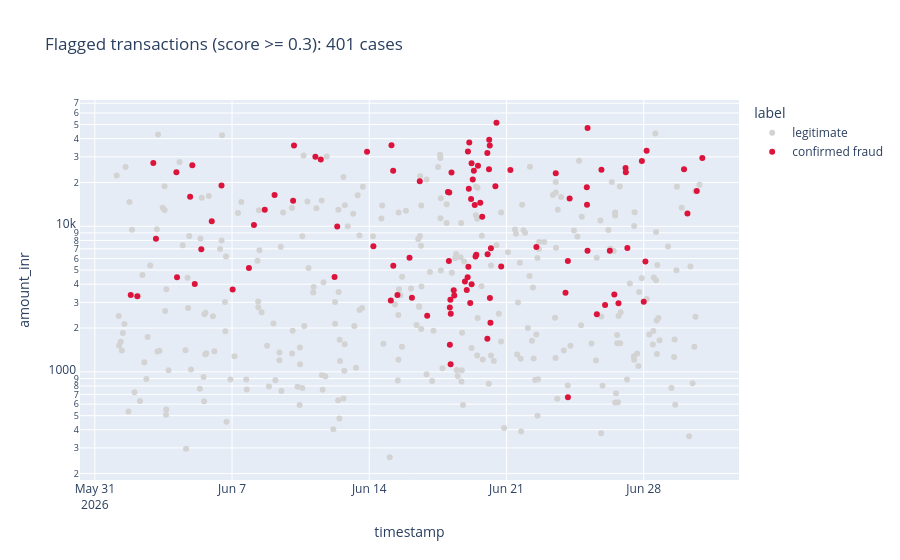
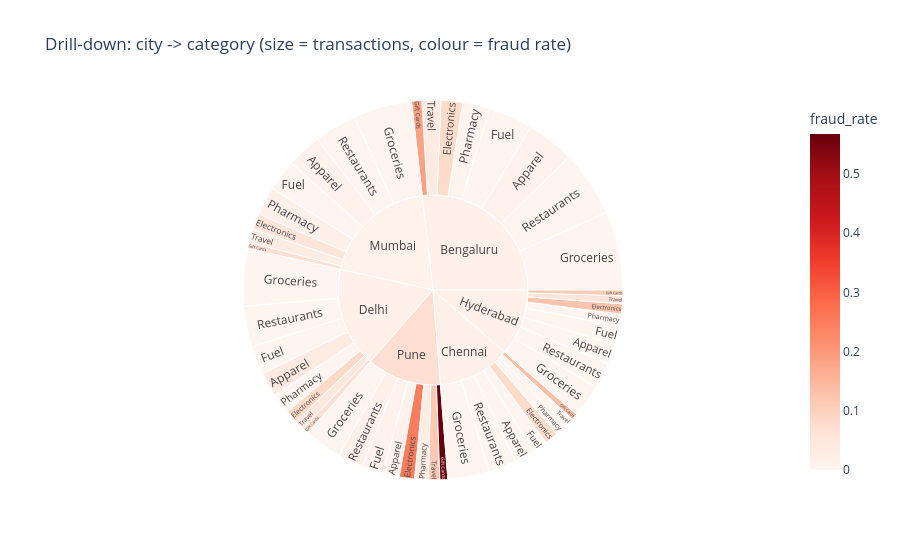

These figures' notebook cell, in order:
### Markdown cell above
## Task 5 — An Interactive Tool for the Investigators (Request #5)

**Real-world usage:** Investigators triage flagged cases themselves with zoom, filter and hover-for-details.

**Why this technique:** **Details-on-demand / tooltips** (Slides 22–23), **dynamic queries** (Slide 15) and **drill-down**
(Slide 24) — Shneiderman's mantra as an actual tool.

**TODO:**
1. Interactive scatter (plotly) of all transactions with `detector_score >= 0.3`: x = timestamp, y = amount (log),
   colour = `label`, with a tooltip showing txn_id, customer, city, category, distance and score. Set `dragmode="select"`.
2. Interactive **sunburst** for drill-down: city → merchant category, sized by transaction count, coloured by fraud rate.

### Code cell
# TODO 1: interactive scatter of flagged transactions
flagged = tx[tx.detector_score >= 0.3].copy()
fig1 = px.scatter(flagged, x="timestamp", y="amount_inr", color="label", log_y=True,
                  color_discrete_map={"confirmed fraud": "crimson", "legitimate": "lightgrey"},
                  hover_data={"txn_id": True, "customer_id": True, "city": True, "merchant_category": True,
                              "distance_from_home_km": ":.1f", "detector_score": ":.3f",
                              "timestamp": False, "amount_inr": ":,.0f", "label": False},
                  title=f"Flagged transactions (score >= 0.3): {len(flagged)} cases")
fig1.update_layout(dragmode="select")
fig1.show()

# TODO 2: drill-down sunburst city -> merchant category
sb = (tx.groupby(["city", "merchant_category"])
        .agg(n=("txn_id", "count"), fraud=("is_fraud", "sum")).reset_index())
sb["fraud_rate"] = sb.fraud / sb.n
fig2 = px.sunburst(sb, path=["city", "merchant_category"], values="n", color="fraud_rate",
                   color_continuous_scale="Reds", title="Drill-down: city -> category (size = transactions, colour = fraud rate)")
fig2.show()

### Figure 1 — Plotly figure (JSON) as saved in the notebook; plotly's stock layout.template omitted (floating-point values rounded to 4 significant figures; data arrays with more than 128 entries replaced by an {"elided": "..."} marker saying what was removed)
{"data": [{"customdata": {"elided": "297x7 mixed values"}, "hovertemplate": "amount_inr=%{y:,.0f}<br>txn_id=%{customdata[0]}<br>customer_id=%{customdata[1]}<br>city=%{customdata[2]}<br>merchant_category=%{customdata[3]}<br>distance_from_home_km=%{customdata[4]:.1f}<br>detector_score=%{customdata[5]:.3f}<extra></extra>", "legendgroup": "legitimate", "marker": {"color": "lightgrey", "symbol": "circle"}, "mode": "markers", "name": "legitimate", "orientation": "v", "showlegend": true, "type": "scatter", "x": {"elided": "297 str values"}, "xaxis": "x", "y": {"elided": "297 float values"}, "yaxis": "y"}, {"customdata": {"elided": "104x7 mixed values"}, "hovertemplate": "amount_inr=%{y:,.0f}<br>txn_id=%{customdata[0]}<br>customer_id=%{customdata[1]}<br>city=%{customdata[2]}<br>merchant_category=%{customdata[3]}<br>distance_from_home_km=%{customdata[4]:.1f}<br>detector_score=%{customdata[5]:.3f}<extra></extra>", "legendgroup": "confirmed fraud", "marker": {"color": "crimson", "symbol": "circle"}, "mode": "markers", "name": "confirmed fraud", "orientation": "v", "showlegend": true, "type": "scatter", "x": ["2026-06-01T19:58:00.000000", "2026-06-02T04:00:00.000000", "2026-06-02T23:35:00.000000", "2026-06-03T02:50:00.000000", "2026-06-04T03:50:00.000000", "2026-06-04T04:37:00.000000", "2026-06-04T20:39:00.000000", "2026-06-04T23:20:00.000000", "2026-06-05T02:20:00.000000", "2026-06-05T10:21:00.000000", "2026-06-05T23:08:00.000000", "2026-06-06T11:04:00.000000", "2026-06-07T00:43:00.000000", "2026-06-07T20:38:00.000000", "2026-06-08T02:48:00.000000", "2026-06-08T16:02:00.000000", "2026-06-09T04:02:00.000000", "2026-06-10T02:44:00.000000", "2026-06-10T03:50:00.000000", "2026-06-11T06:01:00.000000", "2026-06-11T12:38:00.000000", "2026-06-12T05:28:00.000000", "2026-06-12T08:46:00.000000", "2026-06-13T21:16:00.000000", "2026-06-14T05:02:00.000000", "2026-06-15T02:22:00.000000", "2026-06-15T03:10:00.000000", "2026-06-15T05:24:00.000000", "2026-06-15T05:14:00.000000", "2026-06-15T10:29:00.000000", "2026-06-16T01:16:00.000000", "2026-06-16T04:13:00.000000", "2026-06-16T13:50:00.000000", "2026-06-16T22:54:00.000000", "2026-06-18T00:19:00.000000", "2026-06-18T01:55:00.000000", "2026-06-18T01:28:00.000000", "2026-06-18T02:37:00.000000", "2026-06-18T02:40:00.000000", "2026-06-18T03:45:00.000000", "2026-06-18T03:16:00.000000", "2026-06-18T03:36:00.000000", "2026-06-18T04:39:00.000000", "2026-06-18T07:24:00.000000", "2026-06-18T08:02:00.000000", "2026-06-18T21:07:00.000000", "2026-06-18T23:20:00.000000", "2026-06-19T00:47:00.000000", "2026-06-19T00:25:00.000000", "2026-06-19T01:53:00.000000", "2026-06-19T01:19:00.000000", "2026-06-19T02:26:00.000000", "2026-06-19T03:35:00.000000", "2026-06-19T04:38:00.000000", "2026-06-19T05:17:00.000000", "2026-06-19T05:13:00.000000", "2026-06-19T06:41:00.000000", "2026-06-19T08:02:00.000000", "2026-06-19T09:08:00.000000", "2026-06-19T10:04:00.000000", "2026-06-19T11:01:00.000000", "2026-06-19T13:04:00.000000", "2026-06-19T15:52:00.000000", "2026-06-19T18:14:00.000000", "2026-06-20T00:35:00.000000", "2026-06-20T00:32:00.000000", "2026-06-20T00:53:00.000000", "2026-06-20T02:33:00.000000", "2026-06-20T02:49:00.000000", "2026-06-20T03:41:00.000000", "2026-06-20T03:32:00.000000", "2026-06-20T04:21:00.000000", "2026-06-20T04:55:00.000000", "2026-06-20T10:24:00.000000", "2026-06-20T11:41:00.000000", "2026-06-20T17:29:00.000000", "2026-06-21T04:44:00.000000", "2026-06-22T12:34:00.000000", "2026-06-23T12:18:00.000000", "2026-06-24T00:14:00.000000", "2026-06-24T03:13:00.000000", "2026-06-24T03:09:00.000000", "2026-06-24T05:16:00.000000", "2026-06-25T02:18:00.000000", "2026-06-25T02:35:00.000000", "2026-06-25T03:16:00.000000", "2026-06-25T03:10:00.000000", "2026-06-25T14:37:00.000000", "2026-06-25T20:14:00.000000", "2026-06-26T00:41:00.000000", "2026-06-26T06:30:00.000000", "2026-06-26T11:59:00.000000", "2026-06-26T17:05:00.000000", "2026-06-27T01:45:00.000000", "2026-06-27T02:06:00.000000", "2026-06-27T03:57:00.000000", "2026-06-27T21:46:00.000000", "2026-06-28T00:02:00.000000", "2026-06-28T02:05:00.000000", "2026-06-28T03:32:00.000000", "2026-06-30T01:21:00.000000", "2026-06-30T05:32:00.000000", "2026-06-30T16:57:00.000000", "2026-06-30T23:43:00.000000"], "xaxis": "x", "y": [3369.0, 3309.0, 27170.0, 8198.0, 23460.0, 4462.0, 15920.0, 26220.0, 4015.0, 6960.0, 10830.0, 19060.0, 3682.0, 5160.0, 10220.0, 12970.0, 16400.0, 14980.0, 35900.0, 30060.0, 28720.0, 4474.0, 9949.0, 32550.0, 7277.0, 3087.0, 36030.0, 5347.0, 24060.0, 3368.0, 6090.0, 3227.0, 20360.0, 2430.0, 17180.0, 17050.0, 5772.0, 2771.0, 1535.0, 2505.0, 3126.0, 1126.0, 23420.0, 3630.0, 3339.0, 4182.0, 3649.0, 32690.0, 4465.0, 18120.0, 5278.0, 37680.0, 2976.0, 15420.0, 3996.0, 27060.0, 20980.0, 24100.0, 14010.0, 6209.0, 6379.0, 26010.0, 14520.0, 11610.0, 1689.0, 31880.0, 6432.0, 24600.0, 39340.0, 3214.0, 35840.0, 2172.0, 7066.0, 18840.0, 51420.0, 5302.0, 24350.0, 7206.0, 23100.0, 3488.0, 669.0, 5780.0, 15530.0, 18560.0, 14060.0, 47260.0, 6795.0, 2487.0, 24490.0, 2877.0, 6783.0, 3393.0, 2957.0, 25150.0, 23470.0, 7094.0, 28090.0, 3029.0, 5717.0, 33020.0, 24690.0, 12260.0, 17500.0, 29450.0], "yaxis": "y"}], "layout": {"dragmode": "select", "legend": {"title": {"text": "label"}, "tracegroupgap": 0}, "title": {"text": "Flagged transactions (score >= 0.3): 401 cases"}, "xaxis": {"anchor": "y", "domain": [0, 1], "title": {"text": "timestamp"}}, "yaxis": {"anchor": "x", "domain": [0, 1], "title": {"text": "amount_inr"}, "type": "log"}}}

### Figure 2 — Plotly figure (JSON) as saved in the notebook; plotly's stock layout.template omitted (floating-point values rounded to 4 significant figures)
{"data": [{"branchvalues": "total", "customdata": [[0.008929], [0.07921], [0.0], [0.1875], [0.00271], [0.007752], [0.0], [0.03371], [0.0], [0.07937], [0.0], [0.1333], [0.0], [0.0], [0.0], [0.0], [0.03478], [0.08333], [0.0], [0.06667], [0.0], [0.0], [0.0], [0.04255], [0.0], [0.125], [0.0], [0.1111], [0.0], [0.0], [0.0], [0.05405], [0.01242], [0.05333], [0.0], [0.06667], [0.0], [0.01493], [0.0], [0.03175], [0.01282], [0.25], [0.01], [0.5676], [0.0], [0.03077], [0.01681], [0.1154], [0.01622], [0.01316], [0.0138], [0.01754], [0.01104], [0.07286]], "domain": {"x": [0, 1], "y": [0, 1]}, "hovertemplate": "labels=%{label}<br>n=%{value}<br>parent=%{parent}<br>id=%{id}<br>fraud_rate=%{color}<extra></extra>", "ids": ["Bengaluru/Apparel", "Bengaluru/Electronics", "Bengaluru/Fuel", "Bengaluru/Gift Cards", "Bengaluru/Groceries", "Bengaluru/Pharmacy", "Bengaluru/Restaurants", "Bengaluru/Travel", "Chennai/Apparel", "Chennai/Electronics", "Chennai/Fuel", "Chennai/Gift Cards", "Chennai/Groceries", "Chennai/Pharmacy", "Chennai/Restaurants", "Chennai/Travel", "Delhi/Apparel", "Delhi/Electronics", "Delhi/Fuel", "Delhi/Gift Cards", "Delhi/Groceries", "Delhi/Pharmacy", "Delhi/Restaurants", "Delhi/Travel", "Hyderabad/Apparel", "Hyderabad/Electronics", "Hyderabad/Fuel", "Hyderabad/Gift Cards", "Hyderabad/Groceries", "Hyderabad/Pharmacy", "Hyderabad/Restaurants", "Hyderabad/Travel", "Mumbai/Apparel", "Mumbai/Electronics", "Mumbai/Fuel", "Mumbai/Gift Cards", "Mumbai/Groceries", "Mumbai/Pharmacy", "Mumbai/Restaurants", "Mumbai/Travel", "Pune/Apparel", "Pune/Electronics", "Pune/Fuel", "Pune/Gift Cards", "Pune/Groceries", "Pune/Pharmacy", "Pune/Restaurants", "Pune/Travel", "Bengaluru", "Chennai", "Delhi", "Hyderabad", "Mumbai", "Pune"], "labels": ["Apparel", "Electronics", "Fuel", "Gift Cards", "Groceries", "Pharmacy", "Restaurants", "Travel", "Apparel", "Electronics", "Fuel", "Gift Cards", "Groceries", "Pharmacy", "Restaurants", "Travel", "Apparel", "Electronics", "Fuel", "Gift Cards", "Groceries", "Pharmacy", "Restaurants", "Travel", "Apparel", "Electronics", "Fuel", "Gift Cards", "Groceries", "Pharmacy", "Restaurants", "Travel", "Apparel", "Electronics", "Fuel", "Gift Cards", "Groceries", "Pharmacy", "Restaurants", "Travel", "Apparel", "Electronics", "Fuel", "Gift Cards", "Groceries", "Pharmacy", "Restaurants", "Travel", "Bengaluru", "Chennai", "Delhi", "Hyderabad", "Mumbai", "Pune"], "marker": {"coloraxis": "coloraxis", "colors": [0.008929, 0.07921, 0.0, 0.1875, 0.00271, 0.007752, 0.0, 0.03371, 0.0, 0.07937, 0.0, 0.1333, 0.0, 0.0, 0.0, 0.0, 0.03478, 0.08333, 0.0, 0.06667, 0.0, 0.0, 0.0, 0.04255, 0.0, 0.125, 0.0, 0.1111, 0.0, 0.0, 0.0, 0.05405, 0.01242, 0.05333, 0.0, 0.06667, 0.0, 0.01493, 0.0, 0.03175, 0.01282, 0.25, 0.01, 0.5676, 0.0, 0.03077, 0.01681, 0.1154, 0.01622, 0.01316, 0.0138, 0.01754, 0.01104, 0.07286]}, "name": "", "parents": ["Bengaluru", "Bengaluru", "Bengaluru", "Bengaluru", "Bengaluru", "Bengaluru", "Bengaluru", "Bengaluru", "Chennai", "Chennai", "Chennai", "Chennai", "Chennai", "Chennai", "Chennai", "Chennai", "Delhi", "Delhi", "Delhi", "Delhi", "Delhi", "Delhi", "Delhi", "Delhi", "Hyderabad", "Hyderabad", "Hyderabad", "Hyderabad", "Hyderabad", "Hyderabad", "Hyderabad", "Hyderabad", "Mumbai", "Mumbai", "Mumbai", "Mumbai", "Mumbai", "Mumbai", "Mumbai", "Mumbai", "Pune", "Pune", "Pune", "Pune", "Pune", "Pune", "Pune", "Pune", "", "", "", "", "", ""], "type": "sunburst", "values": [224.0, 101.0, 208.0, 48.0, 369.0, 129.0, 312.0, 89.0, 95.0, 63.0, 71.0, 30.0, 195.0, 57.0, 131.0, 42.0, 115.0, 60.0, 134.0, 30.0, 269.0, 96.0, 191.0, 47.0, 94.0, 48.0, 87.0, 27.0, 155.0, 57.0, 122.0, 37.0, 161.0, 75.0, 148.0, 30.0, 275.0, 134.0, 201.0, 63.0, 78.0, 72.0, 100.0, 37.0, 177.0, 65.0, 119.0, 52.0, 1480.0, 684.0, 942.0, 627.0, 1087.0, 700.0]}], "layout": {"coloraxis": {"autocolorscale": false, "colorbar": {"title": {"text": "fraud_rate"}}, "colorscale": [[0, "rgb(255,245,240)"], [0.125, "rgb(254,224,210)"], [0.25, "rgb(252,187,161)"], [0.375, "rgb(252,146,114)"], [0.5, "rgb(251,106,74)"], [0.625, "rgb(239,59,44)"], [0.75, "rgb(203,24,29)"], [0.875, "rgb(165,15,21)"], [1, "rgb(103,0,13)"]]}, "legend": {"tracegroupgap": 0}, "title": {"text": "Drill-down: city -> category (size = transactions, colour = fraud rate)"}}}
